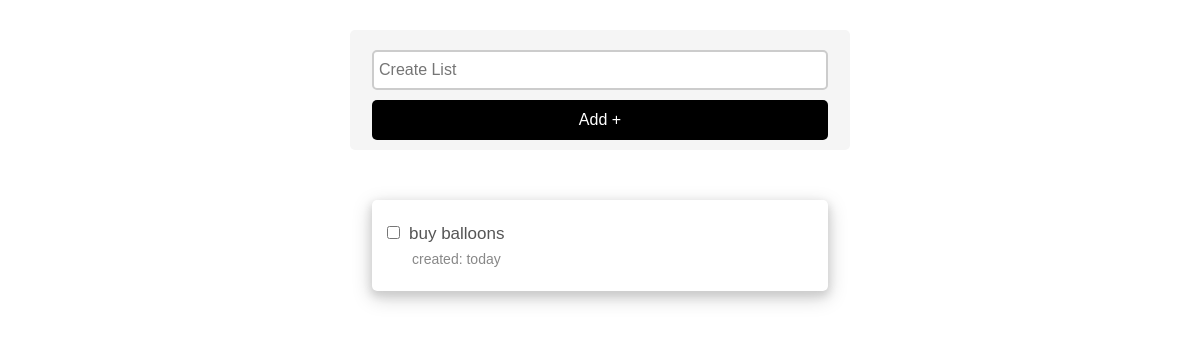
/list.php, run on an earlier commit of the app's database.
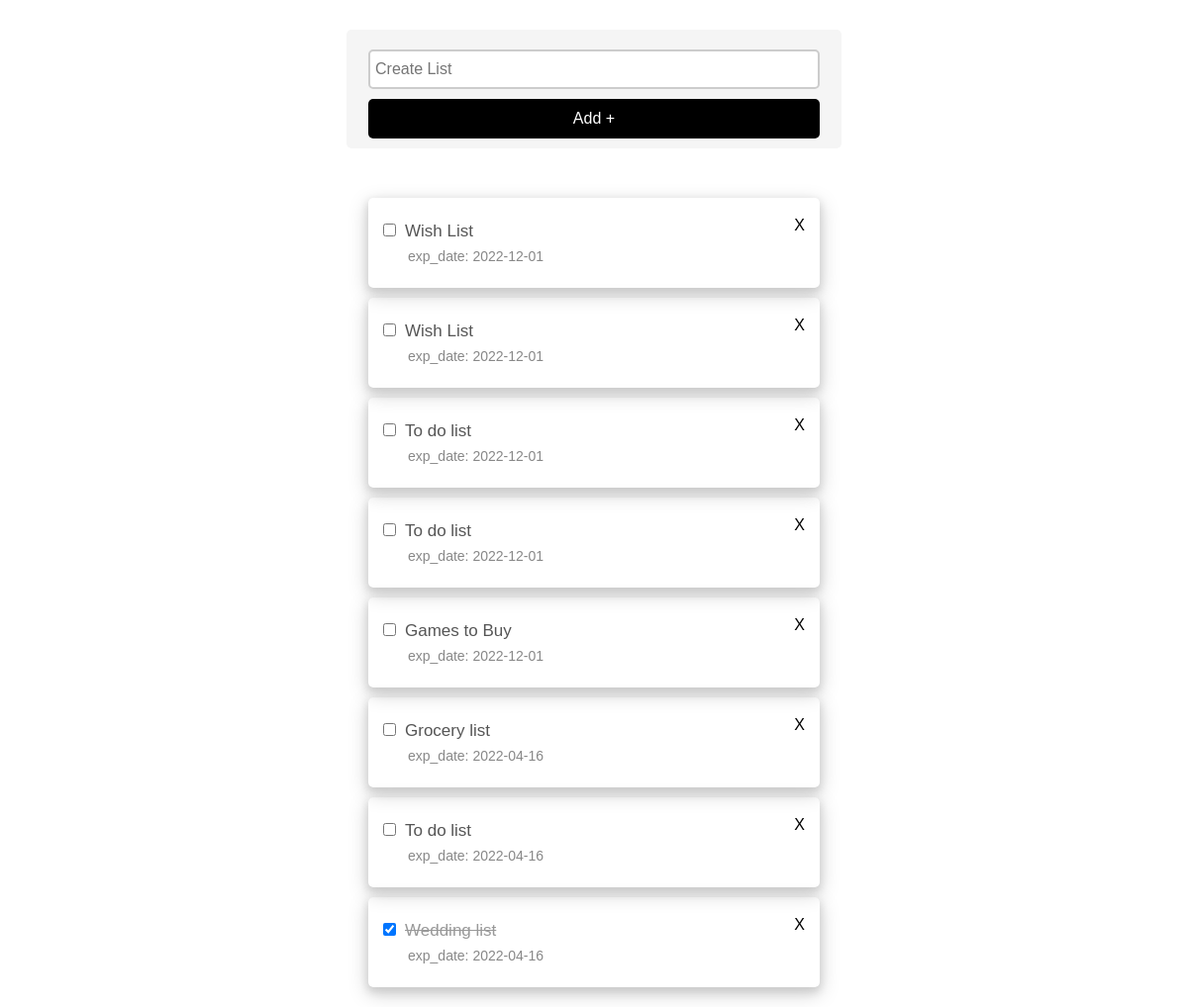
And on a later commit of the database.
### tables this page shows
CREATE TABLE IF NOT EXISTS `list` (
  `listID` int(11) NOT NULL,
  `userID` int(11) DEFAULT NULL,
  `title` text NOT NULL,
  `private` tinyint(1) NOT NULL DEFAULT 1,
  `checked` tinyint(1) NOT NULL DEFAULT 0,
  `exp_date` date NOT NULL DEFAULT current_timestamp()
);

### list.php (the view, shortened to what this page needs)
<?php
$pdo = connectDB();
?>
<html lang="en">
<head>
    <link rel="stylesheet" href="styles/additems.css">
</head>
<body>
    <div class="main-section">
        <div class="add-section">
            <form action="app/add.php" method="POST" autocomplete="off">
                <?php if (isset($_GET['mess']) && $_GET['mess'] == 'error') { ?>
                    <input type="text" name="additem" style="border-color: red" placeholder="This should not be empty!!">
                    <button>Add + </button>
                <?php } else { ?>
                    <input type="text" name="additem" placeholder="Create List">
                    <button>Add + </button>
                <?php } ?>
            </form>
        </div>
        <?php
        $query = "SELECT * FROM list  ORDER BY listID Desc";
        $additems = $pdo->query($query)
        ?>
        <div class="show-todo-section">
            <?php if ($additems->rowCount() <= 0) { ?>
                <div class="todo-item">
                    <input type="checkbox">
                    <h2> buy balloons</h2>
                    <br>
                    <small>created: today </small>
                </div>
            <?php } ?>
            <?php while ($additem = $additems->fetch(PDO::FETCH_ASSOC)) { ?>
                <div class="todo-item">
                    <span id="<?php echo $additem['listID']; ?>" class="remove-to-do">X</span>
                    <?php if ($additem['checked']) { ?>
                        <input type="checkbox" data-todo-id=<?php echo $additem['listID']; ?>" class="check-box" checked>
                        <h2 class="checked"> <?php echo $additem['title'] ?></h2>
                    <?php } else { ?>
                        <input type="checkbox" data-todo-id=<?php echo $additem['listID']; ?>" class="check-box">
                        <h2> <?php echo $additem['title'] ?></h2>
                    <?php } ?>
                    <br>
                    <small>exp_date: <?php echo $additem['exp_date'] ?></small>
                </div>
            <?php } ?>
        </div>
    </div>
    </body>
</html>

### styles/additems.css (style rules this page uses)
body { background: white; }
* { padding: 0px; margin: 0px; box-sizing: border-box; }
.main-section { background: transparent; max-width: 500px; width: 90%; height: 500px; margin: 30px auto; border-radius: 10px; }
.add-section { width: 100%; background: whitesmoke; margin: 0px auto; padding: 10px; border-radius: 5px; }
.add-section input { display: block; width: 95%; height: 40px; margin: 10px auto; border: 2px solid #ccc; font-size: 16px; border-radius: 5px; padding: 0px 5px; }
.add-section button { display: block; width: 95%; height: 40px; margin: 0px auto; border: none; outline: none; background: black; color: #fff; font-family: sans-serif; font-size: 16px; border-radius: 5px; cursor: pointer; }
.show-todo-section { width: 100%; background: #fff; margin: 30px auto; padding: 10px; border-radius: 5px; }
.todo-item { width: 95%; margin: 10px auto; padding: 20px 10px; box-shadow: 0 4px 8px 0 #ccc, 0 6px 20px 0 #ccc; border-radius: 5px; }
.todo-item h2 { display: inline-block; padding: 5px 0px; font-size: 17px; font-family: sans-serif; color: #555; }
.todo-item small { display: block; width: 100%; padding: 5px 0px; color: #888; padding-left: 30px; font-size: 14px; font-family: sans-serif; }
.remove-to-do { display: block; float: right; width: 20px; height: 20px; font-family: sans-serif; color: black; text-decoration: none; text-align: right; padding: 0px 5px 8px 0px; transition: background 1s; cursor: pointer; }
.checked { color: #999 !important; text-decoration: line-through; }
.todo-item input { margin: 0px 5px; }

What changed in the data, as far as the page shows it:
added list: title "Wish List", exp_date "2022-12-01"
added list: title "Wish List", exp_date "2022-12-01"
added list: title "To do list", exp_date "2022-12-01"
added list: title "To do list", exp_date "2022-12-01"
added list: title "Games to Buy", exp_date "2022-12-01"
added list: title "Grocery list", exp_date "2022-04-16"
added list: title "To do list", exp_date "2022-04-16"
added list: title "Wedding list", exp_date "2022-04-16"
Also different on the page:
form field value: "☐" → (not shown)
text no longer shown: "buy balloons created: today"
